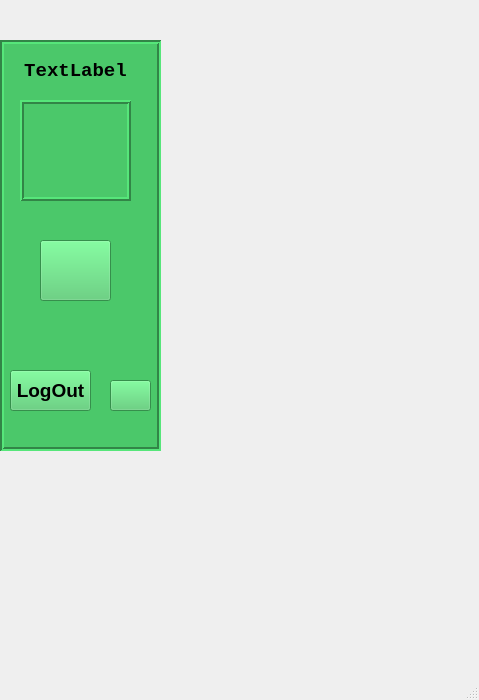
<?xml version="1.0" encoding="UTF-8"?>
<ui version="4.0">
 <class>sideBar</class>
 <widget class="QMainWindow" name="sideBar">
  <property name="geometry">
   <rect>
    <x>0</x>
    <y>0</y>
    <width>479</width>
    <height>700</height>
   </rect>
  </property>
  <property name="windowTitle">
   <string>MainWindow</string>
  </property>
  <widget class="QWidget" name="centralwidget">
   <widget class="QFrame" name="sideMenu">
    <property name="geometry">
     <rect>
      <x>0</x>
      <y>40</y>
      <width>161</width>
      <height>411</height>
     </rect>
    </property>
    <property name="styleSheet">
     <string notr="true">background-color: rgb(75, 200, 106);</string>
    </property>
    <property name="frameShape">
     <enum>QFrame::Box</enum>
    </property>
    <property name="frameShadow">
     <enum>QFrame::Sunken</enum>
    </property>
    <property name="lineWidth">
     <number>2</number>
    </property>
    <widget class="QLabel" name="userNameLabel">
     <property name="geometry">
      <rect>
       <x>20</x>
       <y>10</y>
       <width>111</width>
       <height>41</height>
      </rect>
     </property>
     <property name="font">
      <font>
       <family>Consolas</family>
       <pointsize>14</pointsize>
       <bold>true</bold>
      </font>
     </property>
     <property name="text">
      <string>TextLabel</string>
     </property>
     <property name="alignment">
      <set>Qt::AlignCenter</set>
     </property>
    </widget>
    <widget class="QLabel" name="userPicture">
     <property name="geometry">
      <rect>
       <x>20</x>
       <y>60</y>
       <width>111</width>
       <height>101</height>
      </rect>
     </property>
     <property name="styleSheet">
      <string notr="true">background-image: &quot;bio.jpg&quot;</string>
     </property>
     <property name="frameShape">
      <enum>QFrame::Box</enum>
     </property>
     <property name="frameShadow">
      <enum>QFrame::Raised</enum>
     </property>
     <property name="lineWidth">
      <number>2</number>
     </property>
     <property name="text">
      <string/>
     </property>
     <property name="alignment">
      <set>Qt::AlignCenter</set>
     </property>
    </widget>
    <widget class="QPushButton" name="settingsButton">
     <property name="geometry">
      <rect>
       <x>40</x>
       <y>200</y>
       <width>71</width>
       <height>61</height>
      </rect>
     </property>
     <property name="font">
      <font>
       <pointsize>14</pointsize>
       <bold>true</bold>
      </font>
     </property>
     <property name="text">
      <string/>
     </property>
     <property name="icon">
      <iconset>
       <normaloff>../MY Ai/icons8-settings-48.png</normaloff>../MY Ai/icons8-settings-48.png</iconset>
     </property>
     <property name="iconSize">
      <size>
       <width>50</width>
       <height>50</height>
      </size>
     </property>
    </widget>
    <widget class="QPushButton" name="logoutButton">
     <property name="geometry">
      <rect>
       <x>10</x>
       <y>330</y>
       <width>81</width>
       <height>41</height>
      </rect>
     </property>
     <property name="font">
      <font>
       <pointsize>14</pointsize>
       <bold>true</bold>
      </font>
     </property>
     <property name="text">
      <string>LogOut</string>
     </property>
    </widget>
    <widget class="QPushButton" name="abouButton">
     <property name="geometry">
      <rect>
       <x>110</x>
       <y>340</y>
       <width>41</width>
       <height>31</height>
      </rect>
     </property>
     <property name="font">
      <font>
       <pointsize>14</pointsize>
       <bold>true</bold>
      </font>
     </property>
     <property name="text">
      <string/>
     </property>
     <property name="icon">
      <iconset>
       <normaloff>../MY Ai/icons8-about-50.png</normaloff>../MY Ai/icons8-about-50.png</iconset>
     </property>
    </widget>
   </widget>
  </widget>
  <widget class="QMenuBar" name="menubar">
   <property name="geometry">
    <rect>
     <x>0</x>
     <y>0</y>
     <width>479</width>
     <height>22</height>
    </rect>
   </property>
  </widget>
  <widget class="QStatusBar" name="statusbar"/>
 </widget>
 <resources/>
 <connections/>
</ui>
